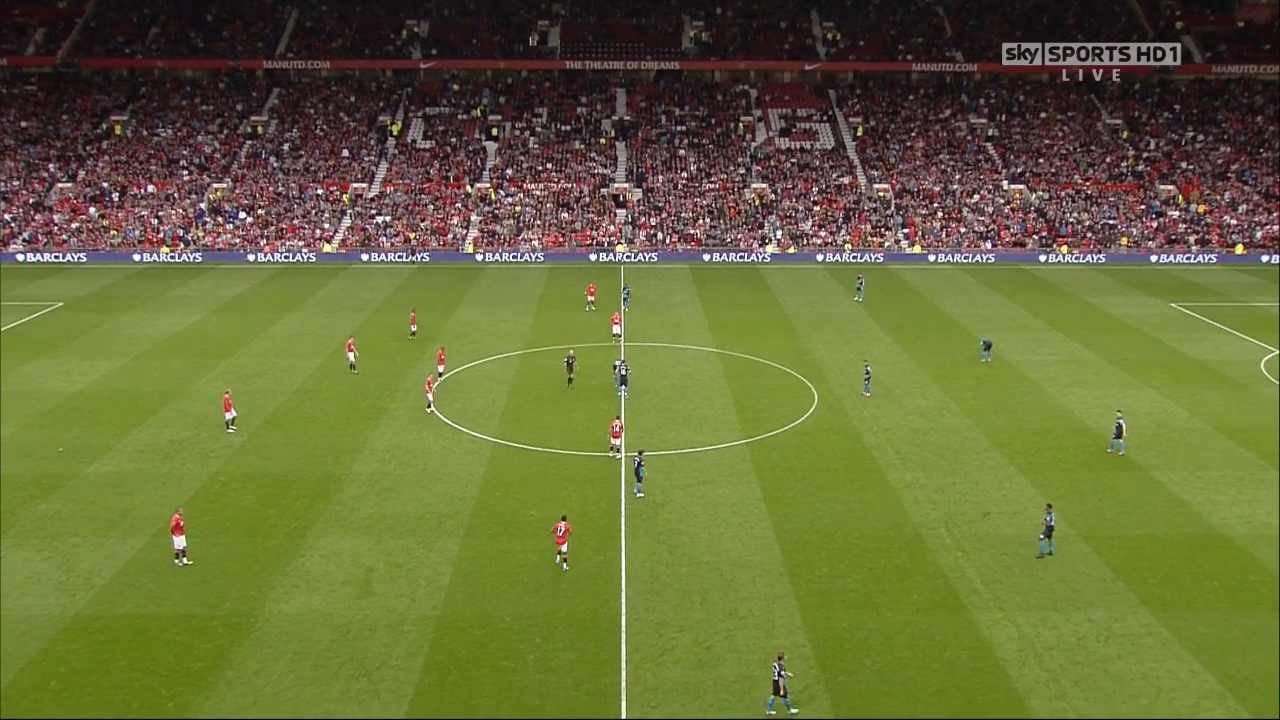
//> input picture MatchAnalysis/MatchAnalysis/Frames/field3.png, 1280 x 720 px
$ ./main   (built with g++ and OpenCV 4)
//> lines starting //> are read from the running program, lines starting //| are printed output that depends on the picture; after the words box and inside, x2 and y2 are one past the last pixel; in counts of white or black regions, pixels touching at a corner belong together
//> further down, inputFrame is the input picture: 720 rows x 1280 cols, CV_8UC3; mean B, G, R 56.2, 107.6, 102.8
### MatchAnalysis/MatchAnalysis/SegmentField.h
#pragma once

#include <core/core.hpp>
#include <highgui/highgui.hpp>

class SegmentField
{
private:
	cv::Mat iFrame;

public:
	//constructors & destructors
	SegmentField(void);
	SegmentField(const cv::Mat inputFrame);
	~SegmentField(void);

	//get and set frame
	cv::Mat getFrame(void);
	void setFrame(const cv::Mat);
	void showFrame();

	cv::Mat segmentation();
};

### MatchAnalysis/MatchAnalysis/SegmentField.cpp
#include "SegmentField.h"


SegmentField::SegmentField(void)
{
}

SegmentField::SegmentField(const cv::Mat inputFrame)
{
	iFrame = inputFrame;
}

SegmentField::~SegmentField(void)
{
}

void SegmentField::showFrame()
{
	cv::namedWindow("Current frame", 1);
	cv::imshow("Current frame", iFrame);
}

cv::Mat SegmentField::segmentation(void)
{
	cv::Mat output = iFrame, fillHoles;
	cv::cvtColor(output, output, CV_BGR2HSV);
//> output: 720 rows x 1280 cols, CV_8UC3; mean H, S, V 62.5, 127.5, 115

	cv::inRange(output, cv::Scalar(30, 0, 0), cv::Scalar(90,255,255), output);
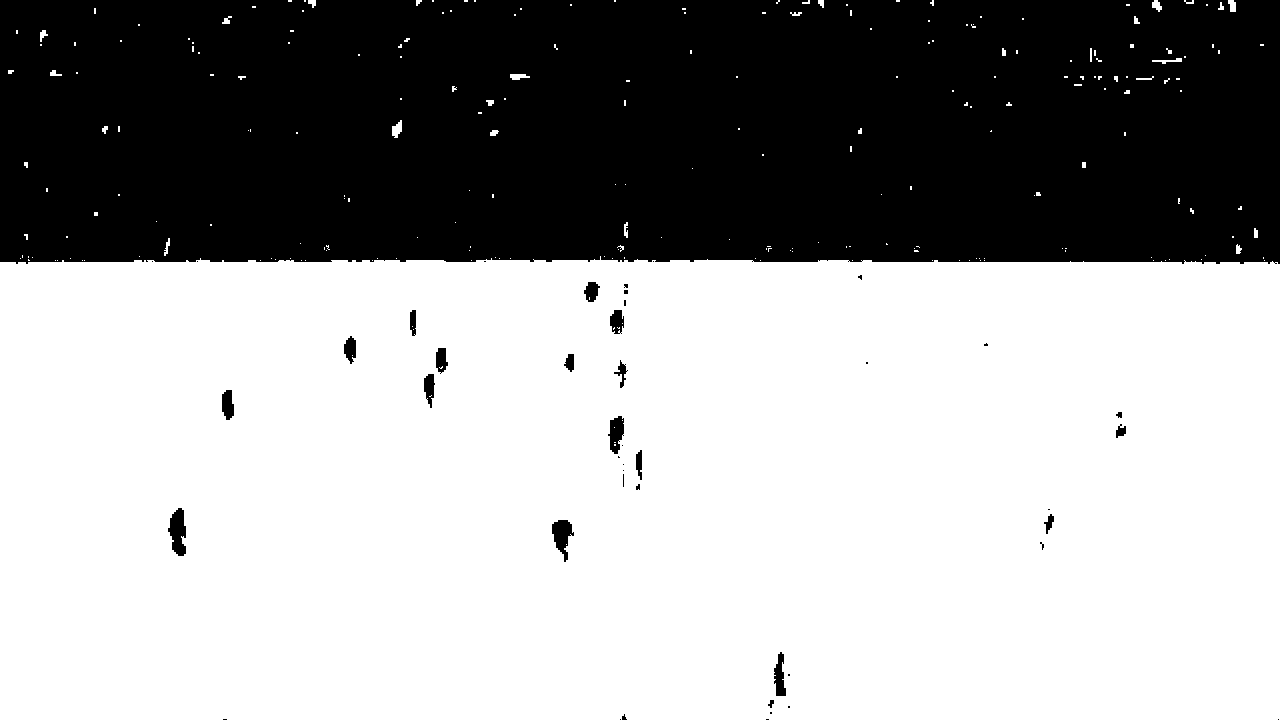
//> output: 720 rows x 1280 cols, CV_8UC1; 63.5% white; 45 black regions (26 under 20 px), largest, box (x1, y1, x2, y2) and area: (0, 0, 1280, 264) 332230, (168, 508, 186, 556) 587, (552, 520, 574, 562) 508
	cv::namedWindow("Green only",1);
	cv::imshow("Green only", output);

	cv::Mat element = cv::getStructuringElement( CV_SHAPE_ELLIPSE,
											 cv::Size( 11,11 ),
											 cv::Point( 10, 10) );

	cv::morphologyEx(output, fillHoles, CV_MOP_OPEN, element);
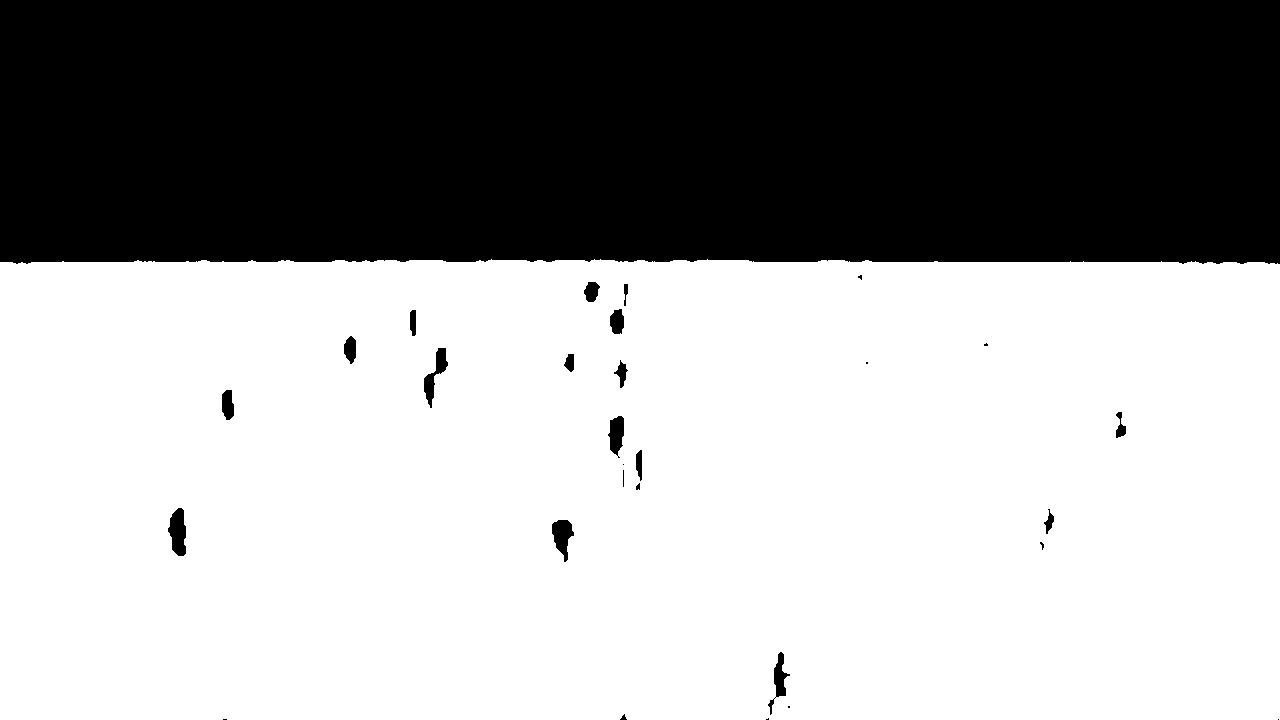
//> fillHoles: 720 rows x 1280 cols, CV_8UC1; 63.2% white; 29 black regions (10 under 20 px), largest, box (x1, y1, x2, y2) and area: (0, 0, 1280, 264) 334728, (168, 508, 186, 556) 623, (552, 520, 574, 562) 540
	//cv::namedWindow("Image open",1);
	//cv::imshow("Image open", openDst);

	return output;
}

### MatchAnalysis/MatchAnalysis/main.cpp
#include <iostream>
#include <core/core.hpp>
#include <highgui/highgui.hpp>

#include "SegmentField.h"

using namespace std;

void main()
{
	cout << "Match analysis with OpenCV" << endl;
	cout << "Development branch" << endl;

	cv::Mat inputFrame = cv::imread("Frames/field3.png", CV_LOAD_IMAGE_COLOR);

	if(inputFrame.data)
	{
		SegmentField segmentation(inputFrame);
		segmentation.showFrame();
		cv::waitKey(0);
		segmentation.segmentation();
		cv::waitKey(0);
	}
	else
	{
		cout << "Could not open the image." << endl;
	}
}
